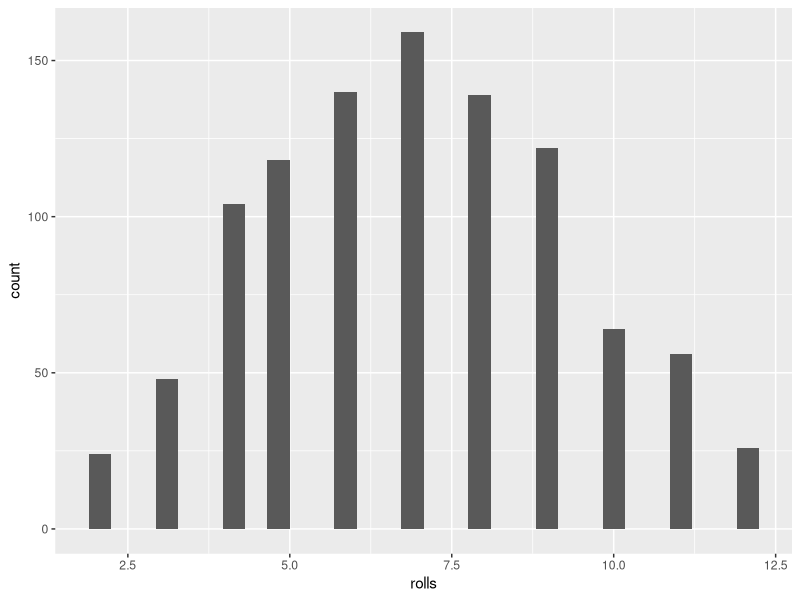

Write R code to recreate this figure.
## ---- chunk 1
knitr::opts_chunk$set(echo = TRUE)
library(tidyverse)
## ---- chunk 2
dice <- function () {
  sample(1:6, size = 1)
}

roll_dice <- function(n = 1) {
  dice() + dice ()
  
  result <- vector(mode = "integer", length = n)

  for(i in 1:n){
    result[i] <- dice() + dice()
  }
  return(result)
}
# creating vector where result is rolling two dice

# have to store result of vector

# should use mapping because above is ugly
## ---- chunk 3
# first is how many times you are calling it. length of index you are going to use, second is function you are calling (DONT FORGET ~)
roll_dice_map <- function(n) {
  map_int(1:n, ~ dice() + dice())
}
## ---- chunk 4
# store results from roll_dice(100) in tibble 
x <- tibble (rolls = roll_dice_map(1000))
# actually making plot
ggplot(x, aes(x=rolls)) + geom_histogram()
